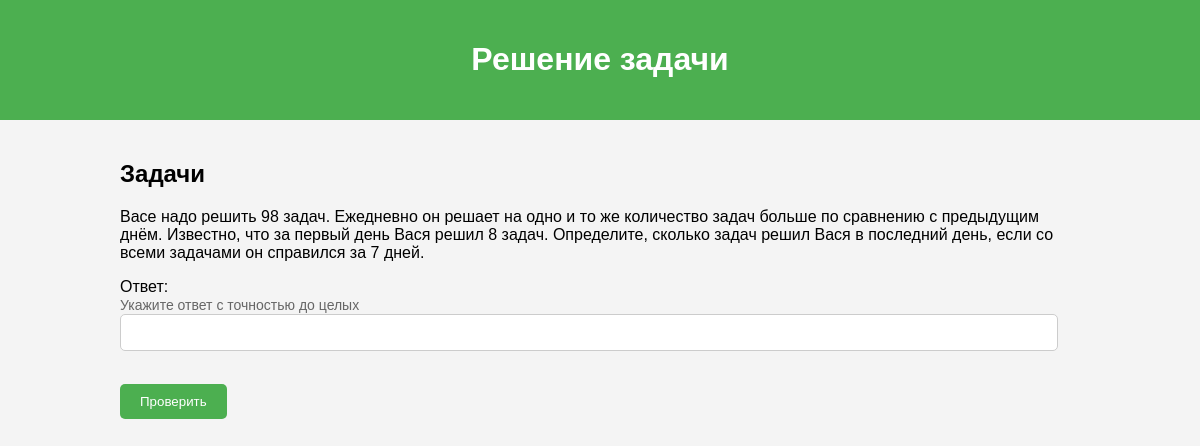
The app's page /task/17/ with its own data.
### maths/models.py (models this page shows, shortened)
class MathTask(models.Model):
    title = models.CharField(max_length=200)
    description = models.TextField()
    correct_answer = models.CharField(max_length=100, default='')

### maths/views.py (the view)
# urls.py: path('task/<int:task_id>/', views.solve_task, name='solve_task'),
def solve_task(request, task_id):
    task = MathTask.objects.get(id=task_id)
    context = {
        'task': task,
    }
    return render(request, 'solve_task.html', context)

### templates/solve_task.html (shortened to what this page needs)
<!DOCTYPE html>
<html lang="en">
<head>
</head>
<body>
    <header>
        <h1>Решение задачи</h1>
    </header>
    <div class="container">
        <h2>{{ task.title }}</h2>
        <p>{{ task.description }}</p>
        <form id="answerForm" action="/check_answer/{{ task.id }}/" method="post">
            <label for="answer">Ответ:</label><br>
            <label class="answer-label" for="answer">Укажите ответ с точностью до целых</label><br>
            <input type="number" id="answer" name="answer" required><br><br>
            <button type="button" onclick="checkAnswer()">Проверить</button>
        </form>
    </div>
</body>
</html>

### templates/solve_task.html (style rules this page uses)
body { font-family: Arial, sans-serif; background-color: #f4f4f4; margin: 0; padding: 0; }
header { background-color: #4CAF50; color: white; padding: 20px; text-align: center; }
.container { width: 80%; margin: auto; overflow: hidden; padding: 20px; }
form { margin-bottom: 20px; }
form input[type="text"], form input[type="number"] { width: calc(100% - 22px); padding: 10px; margin-bottom: 15px; border: 1px solid #ccc; border-radius: 5px; box-sizing: border-box; }
form button { padding: 10px 20px; background-color: #4CAF50; color: white; border: none; border-radius: 5px; cursor: pointer; }
input[type="number"] { -moz-appearance: textfield; }
.answer-label { font-size: 14px; color: #666; margin-bottom: 5px; }

### records on screen
MathTask: title "Задачи", description "Васе надо решить 98 задач. Ежедневно он решает на одно и то же количество задач больше по сравнению с предыдущим днём. Известно, что за первый день Вася решил 8 задач. Определите, сколько задач решил Вася в последний день, если со всеми задачами он справился за 7 дней."
